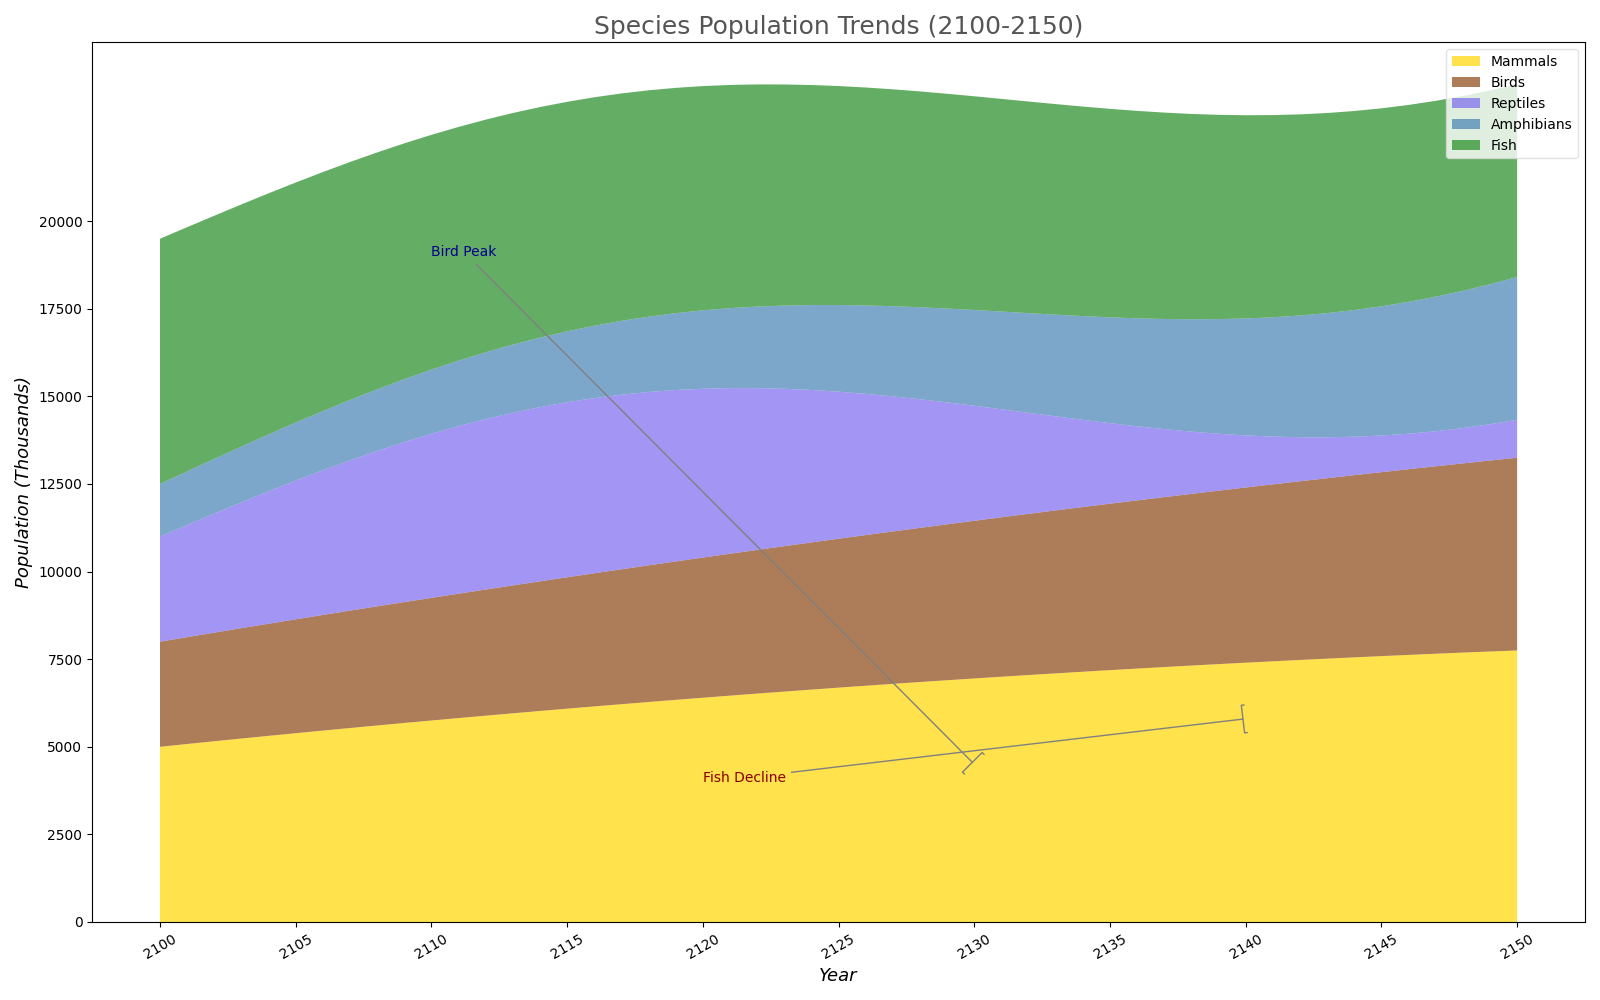

Write Python code to recreate this figure.
import matplotlib.pyplot as plt
import numpy as np

years = np.arange(2100, 2151)

mammals_population = 5000 + 80 * (years - 2100) - 0.5 * (years - 2100)**2
birds_population = 3000 + 50 * (years - 2100)
reptiles_population = 2000 * np.sin(0.1 * (years - 2100)) + 3000
amphibians_population = 1500 * np.exp(0.02 * (years - 2100))
fish_population = 7000 - 30 * (years - 2100)

mammals_population = np.clip(mammals_population, 0, None)
fish_population = np.clip(fish_population, 0, None)

species_data = np.vstack([mammals_population, birds_population, reptiles_population, amphibians_population, fish_population])

plt.figure(figsize=(16, 10))

plt.stackplot(years, species_data, labels=['Mammals', 'Birds', 'Reptiles', 'Amphibians', 'Fish'],
              colors=['#FFD700', '#8B4513', '#7B68EE', '#4682B4', '#228B22'], alpha=0.7)

plt.title("Species Population Trends (2100-2150)", fontsize=18, fontweight='medium', color='#555555')
plt.xlabel("Year", fontsize=13, fontstyle='italic')
plt.ylabel("Population (Thousands)", fontsize=13, fontstyle='italic')

plt.xticks(years[::5], rotation=30)
plt.yticks(np.arange(0, 21000, 2500))
plt.grid(False)

plt.legend(loc='upper right', fontsize=10, facecolor='white', edgecolor='#DDDDDD')

plt.annotate('Bird Peak', xy=(2130, birds_population[30]), xytext=(2110, 19000),
             arrowprops=dict(arrowstyle='-[', color='gray'), fontsize=10, color='darkblue')
plt.annotate('Fish Decline', xy=(2140, fish_population[40]), xytext=(2120, 4000),
             arrowprops=dict(arrowstyle='-[', color='gray'), fontsize=10, color='darkred')

plt.tight_layout()

plt.show()
